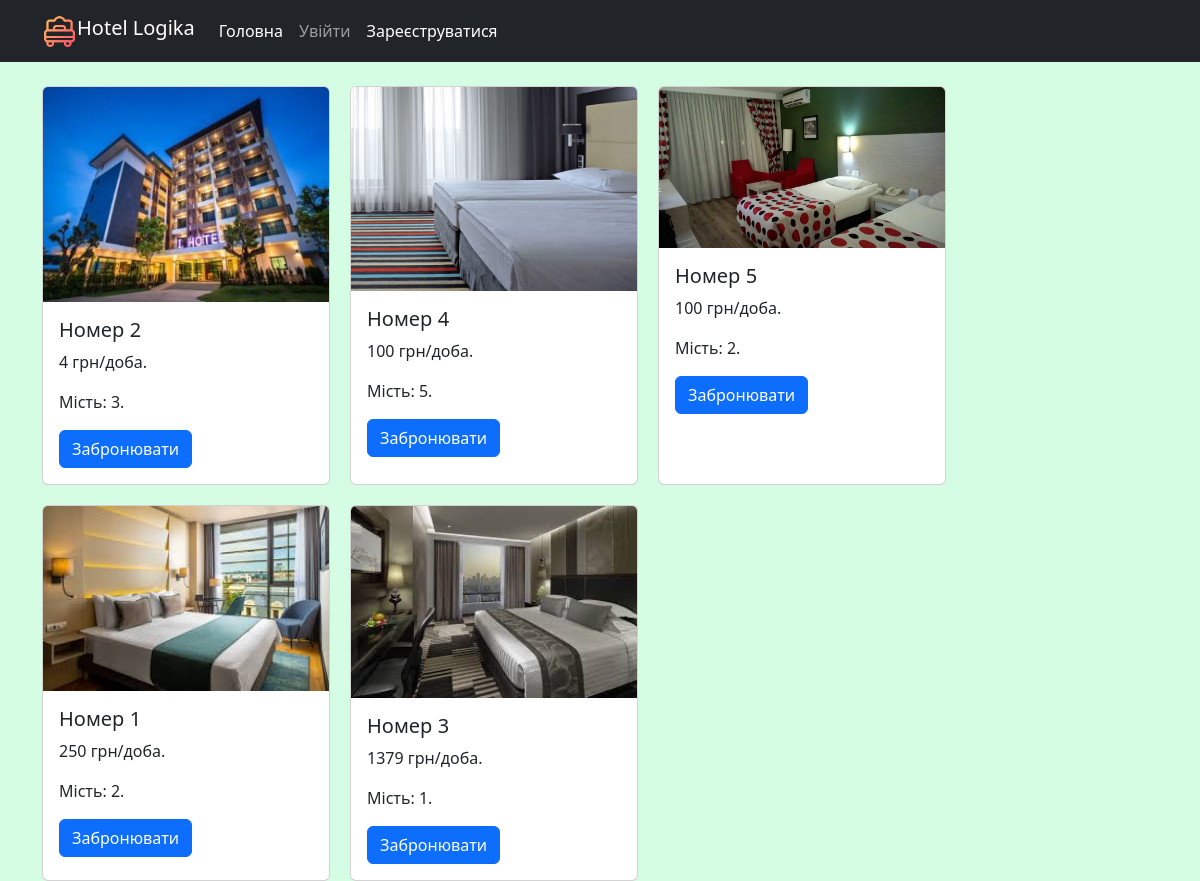
The page / on the database its author committed.
### reservation/models.py (models this page shows, shortened)
class Room(models.Model):
    number = models.PositiveIntegerField()
    description = models.TextField(null=True, blank=True)
    place = models.PositiveIntegerField(default=1)
    price = models.PositiveIntegerField()
    image = models.ImageField(upload_to='rooms_image')
    type_room = models.ForeignKey(TypeRoom, on_delete=models.CASCADE)
    class Meta:
        ordering = ['price']  # Сортування за ціною
        verbose_name = "room"  # Назва в однині в адмінці
        verbose_name_plural = "Rooms" #Назва в множині

### reservation/views.py (the view)
# urls.py: path('', room_list, name='room-list'),
def room_list(request):
    rooms = Room.objects.all()
    context = {
        'rooms': rooms
    }
    return render(request, template_name='room_list.html', context=context)

### templates/room_list.html
{% extends 'base.html'%}
{% block content %}
<div class ='room-list'>
    {%for room in rooms%}
        <div class="card" style="width: 18rem;">
          <img src="{{room.image.url}}" class="card-img-top">
          <div class="card-body">
            <h5 class="card-title">Номер {{room.number}}</h5>
            <p class="card-text">{{room.price}} грн/доба.</p>
            <p class="card-text">Мість: {{room.place}}.</p>
            <a href="#" class="btn btn-primary">Забронювати</a>
          </div>
        </div>
    {% endfor %}
</div>
{% endblock %}

### static/css/style.css (style rules this page uses)
body { background-color: #d4fde3; color: black; }
.room-list { display: flex; flex-wrap: wrap; gap: 20px; }

### rows shown on the page
Room: image (picture), number "2", price "4", place "3"
Room: image (picture), number "4", price "100", place "5"
Room: image (picture), number "5", price "100", place "2"
Room: image (picture), number "1", price "250", place "2"
Room: image (picture), number "3", price "1379", place "1"
